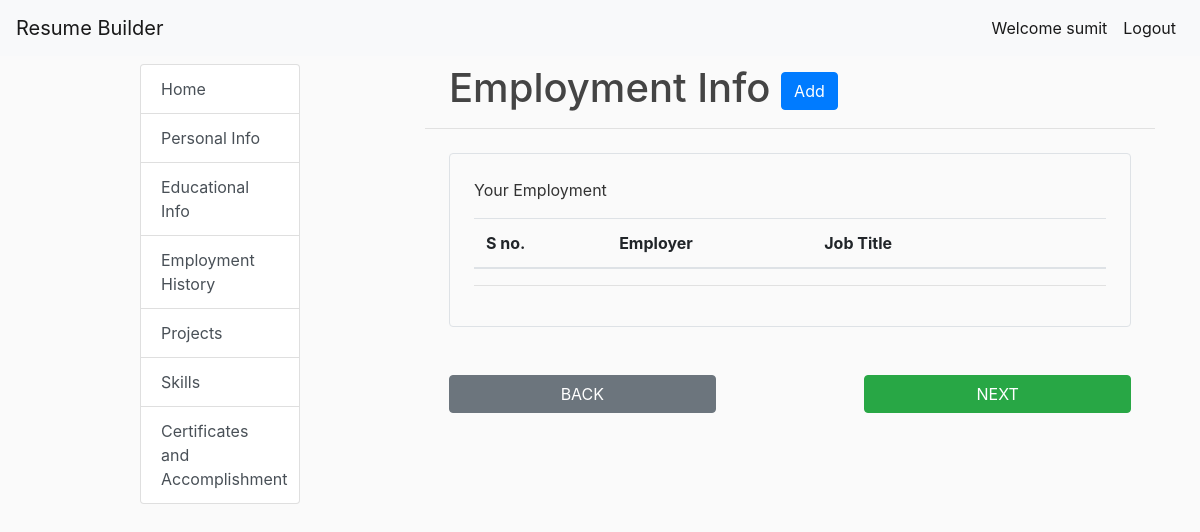
Before: /employment_list/ (signed in) with the older database file.
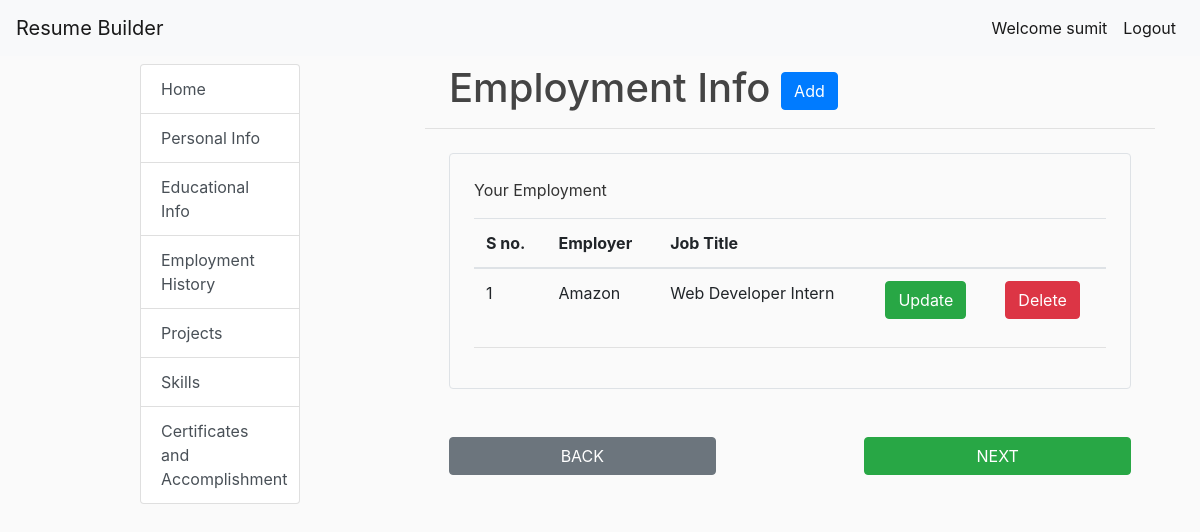
After: the same page with the newer database file.
### resume_app/models.py (models this page shows)
class Employment(models.Model):
    user = models.ForeignKey('auth.User', on_delete=models.CASCADE, related_name='employments')
    employer = models.CharField(max_length=150)
    job_title = models.CharField(max_length=150)
    description = models.TextField(blank=True,null=True)
    city = models.CharField(max_length=50)
    state = models.CharField(max_length=50)
    start_month = models.CharField(max_length=6, choices=MONTHS_CHOICES, default='MAY')
    start_year = models.CharField(max_length=6, choices=YEAR_CHOICES, default='2019')
    presently_working = models.BooleanField()
    end_month = models.CharField(max_length=6, choices=MONTHS_CHOICES, blank=True,null=True)
    end_year = models.CharField(max_length=6, choices=YEAR_CHOICES, blank=True,null=True)

### resume_app/views.py (the view)
# urls.py: path('employment_list/',views.employment_list,name = 'employment_list'),
@login_required
def employment_list(request):
    lists = Employment.objects.filter(user=request.user).order_by('-start_year').order_by('-start_month')
    return render(request,'resume_app/employment_list.html',{'lists':lists})

### resume_app/templates/resume_app/employment_list.html (shortened to what this page needs)
{% extends 'resume_app/base.html' %}
{% load crispy_forms_tags %}
{% block content %}
    <h1 class="pl-4">Employment Info  <a class="btn btn-primary" href="{% url 'new_employment_info' %}">Add</a></h1>
    <hr>
    <div class="border rounded p-4 m-4">
        <p class="display-6">Your Employment</p>
        <table class="table">
            <thead>
                <tr>
                    <th>S no.</th>
                    <th>Employer</th>
                    <th>Job Title</th>
                    <th></th>
                    <th></th>
                </tr>
            </thead>
            <tbody>
                {% for l in lists %}
                <tr>
                    <td>{{forloop.counter}}</td>
                    <td>{{l.employer}}</td>
                    <td>{{l.job_title}}</td>
                    <td><a class="btn btn-success" href="{% url 'update_employment_info' pk=l.id %}">Update</a></td>
                    <td><a class="btn btn-danger" href="{% url 'delete_employment_info' pk=l.id %}">Delete</a></td>
                </tr>
                {% endfor %}
            </tbody>
        </table>
        <hr>
    </div>
<div class="row p-4 b-4">
    <div class="col-lg-5">
        <a class="btn btn-secondary" style="display:inline-block;width:100%" href="{% url 'educational_list' %}">BACK</a>
    </div>
    <div class="col-lg-2">
    </div>
    <div class="col-lg-5">
        <a class="btn btn-success" style="display:inline-block;width:100%" href="{% url 'project_list' %}">NEXT</a>
    </div>
</div>
{% endblock %}

Changed rows visible on the page:
added Employment: employer "Amazon", job_title "Web Developer Intern"
